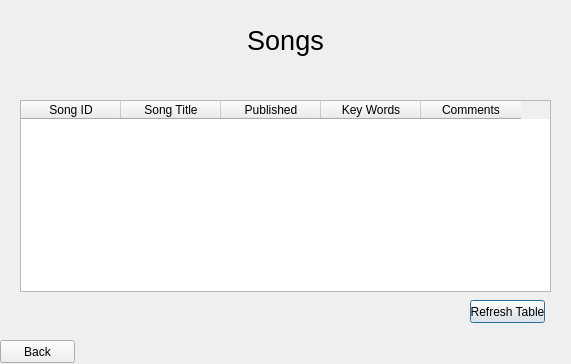
<?xml version="1.0" encoding="UTF-8"?>
<ui version="4.0">
 <class>Music_Songs_View</class>
 <widget class="QDialog" name="Music_Songs_View">
  <property name="geometry">
   <rect>
    <x>0</x>
    <y>0</y>
    <width>571</width>
    <height>364</height>
   </rect>
  </property>
  <property name="windowTitle">
   <string>View Songs</string>
  </property>
  <widget class="QTableWidget" name="SongsView">
   <property name="geometry">
    <rect>
     <x>20</x>
     <y>100</y>
     <width>531</width>
     <height>192</height>
    </rect>
   </property>
   <column>
    <property name="text">
     <string>Song ID</string>
    </property>
   </column>
   <column>
    <property name="text">
     <string>Song Title</string>
    </property>
   </column>
   <column>
    <property name="text">
     <string>Published</string>
    </property>
   </column>
   <column>
    <property name="text">
     <string>Key Words</string>
    </property>
   </column>
   <column>
    <property name="text">
     <string>Comments</string>
    </property>
   </column>
  </widget>
  <widget class="QPushButton" name="SongsView_RefreshTableButton">
   <property name="geometry">
    <rect>
     <x>470</x>
     <y>300</y>
     <width>75</width>
     <height>23</height>
    </rect>
   </property>
   <property name="text">
    <string>Refresh Table</string>
   </property>
  </widget>
  <widget class="QPushButton" name="Music_BackButton">
   <property name="geometry">
    <rect>
     <x>0</x>
     <y>340</y>
     <width>75</width>
     <height>23</height>
    </rect>
   </property>
   <property name="text">
    <string>Back</string>
   </property>
  </widget>
  <widget class="QLabel" name="Albums_MainMenuText">
   <property name="geometry">
    <rect>
     <x>0</x>
     <y>20</y>
     <width>571</width>
     <height>41</height>
    </rect>
   </property>
   <property name="font">
    <font>
     <pointsize>20</pointsize>
    </font>
   </property>
   <property name="text">
    <string>Songs</string>
   </property>
   <property name="alignment">
    <set>Qt::AlignCenter</set>
   </property>
  </widget>
 </widget>
 <resources/>
 <connections>
  <connection>
   <sender>Music_BackButton</sender>
   <signal>clicked()</signal>
   <receiver>Music_Songs_View</receiver>
   <slot>BackButton()</slot>
   <hints>
    <hint type="sourcelabel">
     <x>58</x>
     <y>422</y>
    </hint>
    <hint type="destinationlabel">
     <x>59</x>
     <y>363</y>
    </hint>
   </hints>
  </connection>
  <connection>
   <sender>SongsView_RefreshTableButton</sender>
   <signal>clicked()</signal>
   <receiver>Music_Songs_View</receiver>
   <slot>RefreshSongs()</slot>
   <hints>
    <hint type="sourcelabel">
     <x>498</x>
     <y>313</y>
    </hint>
    <hint type="destinationlabel">
     <x>503</x>
     <y>363</y>
    </hint>
   </hints>
  </connection>
 </connections>
 <slots>
  <slot>BackButton()</slot>
  <slot>RefreshSongs()</slot>
 </slots>
</ui>
